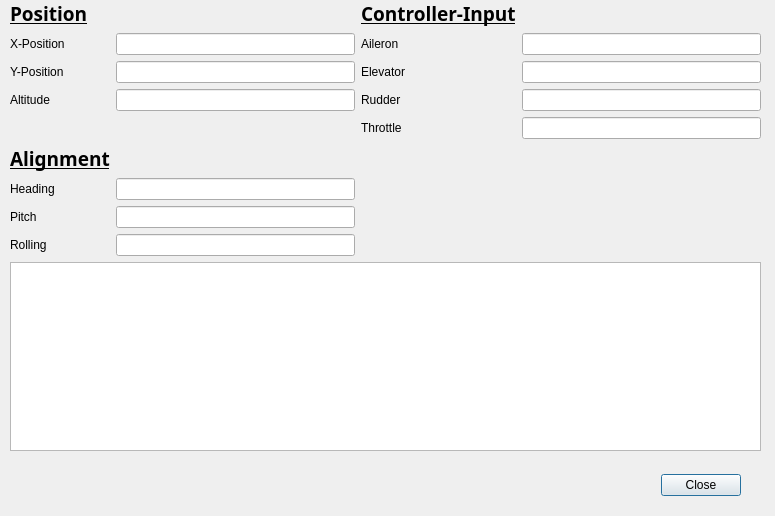
<?xml version="1.0" encoding="UTF-8"?>
<ui version="4.0">
 <class>TerminalWindow</class>
 <widget class="QDialog" name="TerminalWindow">
  <property name="geometry">
   <rect>
    <x>0</x>
    <y>0</y>
    <width>775</width>
    <height>516</height>
   </rect>
  </property>
  <property name="windowTitle">
   <string>Dialog</string>
  </property>
  <widget class="QDialogButtonBox" name="CloseButton">
   <property name="geometry">
    <rect>
     <x>400</x>
     <y>470</y>
     <width>341</width>
     <height>31</height>
    </rect>
   </property>
   <property name="orientation">
    <enum>Qt::Horizontal</enum>
   </property>
   <property name="standardButtons">
    <set>QDialogButtonBox::Close</set>
   </property>
  </widget>
  <widget class="QWidget" name="gridLayoutWidget">
   <property name="geometry">
    <rect>
     <x>10</x>
     <y>0</y>
     <width>751</width>
     <height>451</height>
    </rect>
   </property>
   <layout class="QGridLayout" name="gridLayout">
    <item row="3" column="2">
     <widget class="QLabel" name="aileron_control_input_label">
      <property name="text">
       <string>Aileron</string>
      </property>
     </widget>
    </item>
    <item row="6" column="3">
     <widget class="QLineEdit" name="rudder_control_input_lineEdit"/>
    </item>
    <item row="11" column="0">
     <widget class="QLabel" name="alignment_label">
      <property name="font">
       <font>
        <family>Tlwg Typewriter</family>
        <pointsize>14</pointsize>
        <weight>75</weight>
        <bold>true</bold>
        <underline>true</underline>
       </font>
      </property>
      <property name="text">
       <string>Alignment</string>
      </property>
     </widget>
    </item>
    <item row="12" column="0">
     <widget class="QLabel" name="heading_alignment_label">
      <property name="text">
       <string>Heading</string>
      </property>
     </widget>
    </item>
    <item row="2" column="0">
     <widget class="QLabel" name="position_label">
      <property name="font">
       <font>
        <family>Tlwg Typewriter</family>
        <pointsize>14</pointsize>
        <weight>75</weight>
        <bold>true</bold>
        <underline>true</underline>
       </font>
      </property>
      <property name="text">
       <string>Position</string>
      </property>
     </widget>
    </item>
    <item row="12" column="1">
     <widget class="QLineEdit" name="heading_alignment_lineEdit"/>
    </item>
    <item row="13" column="0">
     <widget class="QLabel" name="pitch_alignment_label">
      <property name="text">
       <string>Pitch</string>
      </property>
     </widget>
    </item>
    <item row="13" column="1">
     <widget class="QLineEdit" name="pitch_alignment_lineEdit"/>
    </item>
    <item row="14" column="0">
     <widget class="QLabel" name="roll_alignment_label">
      <property name="text">
       <string>Rolling</string>
      </property>
     </widget>
    </item>
    <item row="14" column="1">
     <widget class="QLineEdit" name="roll_alignment_lineEdit"/>
    </item>
    <item row="2" column="2">
     <widget class="QLabel" name="control_input_label">
      <property name="font">
       <font>
        <family>Tlwg Typewriter</family>
        <pointsize>14</pointsize>
        <weight>75</weight>
        <bold>true</bold>
        <underline>true</underline>
       </font>
      </property>
      <property name="text">
       <string>Controller-Input</string>
      </property>
     </widget>
    </item>
    <item row="3" column="1">
     <widget class="QLineEdit" name="x_position_lineEdit"/>
    </item>
    <item row="4" column="0">
     <widget class="QLabel" name="y_position_label">
      <property name="text">
       <string>Y-Position</string>
      </property>
     </widget>
    </item>
    <item row="7" column="3">
     <widget class="QLineEdit" name="throttle_control_input_lineEdit"/>
    </item>
    <item row="4" column="3">
     <widget class="QLineEdit" name="elevator_control_input_lineEdit"/>
    </item>
    <item row="6" column="1">
     <widget class="QLineEdit" name="alititude_position_lineEdit"/>
    </item>
    <item row="6" column="0">
     <widget class="QLabel" name="altitude_position_label">
      <property name="text">
       <string>Altitude</string>
      </property>
     </widget>
    </item>
    <item row="4" column="1">
     <widget class="QLineEdit" name="y_position_lineEdit"/>
    </item>
    <item row="3" column="0">
     <widget class="QLabel" name="x_position_label">
      <property name="text">
       <string>X-Position</string>
      </property>
     </widget>
    </item>
    <item row="3" column="3">
     <widget class="QLineEdit" name="aileron_control_input_lineEdit"/>
    </item>
    <item row="7" column="2">
     <widget class="QLabel" name="throttle_control_input_label">
      <property name="text">
       <string>Throttle</string>
      </property>
     </widget>
    </item>
    <item row="4" column="2">
     <widget class="QLabel" name="elevator_control_input_label">
      <property name="text">
       <string>Elevator</string>
      </property>
     </widget>
    </item>
    <item row="6" column="2">
     <widget class="QLabel" name="rudder_control_input_label">
      <property name="text">
       <string>Rudder</string>
      </property>
     </widget>
    </item>
    <item row="15" column="0" colspan="4">
     <widget class="QTextBrowser" name="DynamicDataDisplayer"/>
    </item>
   </layout>
  </widget>
 </widget>
 <resources/>
 <connections>
  <connection>
   <sender>CloseButton</sender>
   <signal>clicked(QAbstractButton*)</signal>
   <receiver>TerminalWindow</receiver>
   <slot>close()</slot>
   <hints>
    <hint type="sourcelabel">
     <x>570</x>
     <y>485</y>
    </hint>
    <hint type="destinationlabel">
     <x>387</x>
     <y>257</y>
    </hint>
   </hints>
  </connection>
 </connections>
</ui>
